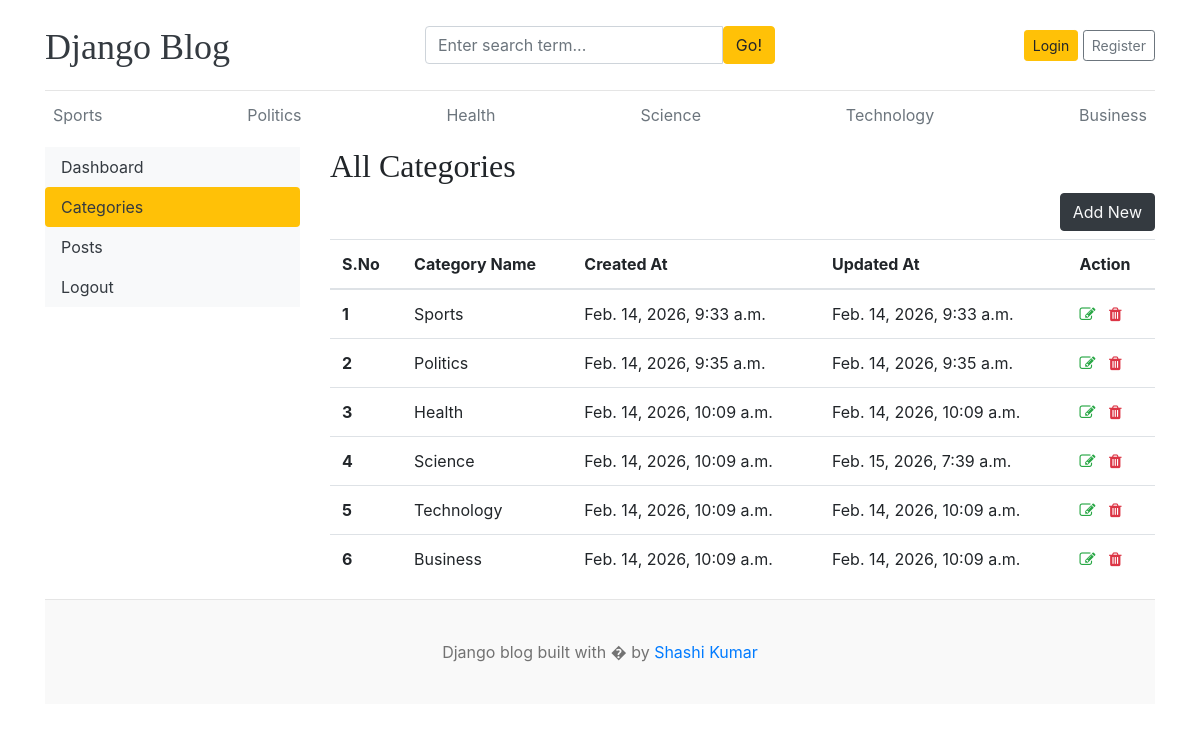
/dashboards/categories/, run on the app's committed database.
### blogs/models.py (models this page shows, shortened)
class Category(models.Model):
    category_name = models.CharField(max_length=50,unique=True)
    created_at = models.DateTimeField(auto_now_add=True)
    updated_at = models.DateTimeField(auto_now=True)
    class Meta:
        verbose_name_plural = 'Categories'

### dashboards/views.py (the view)
# urls.py: path('categories/',views.categories,name='categories'),
def categories(request):
    return render(request,'dashboard/categories.html')

### blogs/context_processors.py (called while the page is built)
def get_categories(request):
    categories = Category.objects.all()
    return dict(categories=categories)

def get_social_links(request):
    social_links = SocialLink.objects.all()
    return dict(social_links=social_links)

### templates/dashboard/categories.html (shortened to what this page needs)
{% extends 'base.html' %}
{% block content %}
<div class="row">
     {% include 'dashboard/sidebar.html' %}
     <div class="col-md-9">
        <h2>All Categories</h2>
        <a href="{% url 'add_category' %}" class="btn btn-dark text-light float-right mb-2">Add New</a>
        <table class="table table-hover">
            <thead>
              <tr>
                <th scope="col">S.No</th>
                <th scope="col">Category Name</th>
                <th scope="col">Created At</th>
                <th scope="col">Updated At</th>
                <th scope="col">Action</th>
              </tr>
            </thead>
            <tbody>
                {% for cat in categories %}
              <tr>
                <th scope="row">{{ forloop.counter }}</th>
                <td>{{ cat.category_name }}</td>
                <td>{{ cat.created_at }}</td>
                <td>{{ cat.updated_at }}</td>
                <td>
                    <a href="{% url 'edit_category' cat.id %}"><i class="fa fa-edit text-success"></i></a>
                    <a href="{% url 'delete_category' cat.id %}"><i class="fa fa-trash text-danger"></i></a>
                </td>
              </tr>
              {% endfor %}
            </tbody>
          </table>
    </div>
</div>
{% endblock %}

### templates/base.html (shortened to what this page needs)
{% load static %}
<!DOCTYPE html>
<html lang="en">
<head>
    <link href="https://getbootstrap.com/docs/4.0/dist/css/bootstrap.min.css" rel="stylesheet">
    <link href="{% static 'css/blog.css' %}" rel="stylesheet">
    <link rel="stylesheet" href="https://cdnjs.cloudflare.com/ajax/libs/font-awesome/4.7.0/css/font-awesome.min.css">
  </head>
<body>
    <div class="container">
      <header class="blog-header py-3">
        <div class="row flex-nowrap justify-content-between align-items-center">
          <div class="col-4 pt-1">
            <a class="blog-header-logo text-dark" href="/">Django Blog</a>
          </div>
          <div class="col-4">
            <form action="{% url 'search' %}" method="GET">
                <div class="input-group">
                    <input class="form-control" type="text" name="keyword" value="{{ keyword }}"placeholder="Enter search term..." aria-label="Enter search term..." aria-describedby="button-search" />
                    <button type="submit" class="btn btn-warning" id="button-search" type="button">Go!</button>
                </div>
            </form>
          </div>
          <div class="col-4 d-flex justify-content-end align-items-center">
            {% if not user.is_authenticated %}
            <a class="btn btn-sm btn-warning" href="{% url 'login' %}">Login</a> &nbsp;
            <a class="btn btn-sm btn-outline-secondary" href="{% url 'register' %}">Register</a>
            {% else %}
            <a href="{% url 'dashboard' %}">Dashboard</a>
            &emsp;
            <span><a href="{% url 'logout' %}">Logout</a></span>
            {% endif %}
          </div>
        </div>
      </header>
      <div class="nav-scroller py-1 mb-2">
        <nav class="nav d-flex justify-content-between">
          {% for cat in categories %}
          <a class="p-2 text-muted" href="{% url 'posts_by_category' cat.id %}">{{ cat.category_name }}</a>
          {% endfor %}
        </nav>
      </div>
 {% block content %}
 {% endblock %}
<footer class="blog-footer">
    <p>Django blog built with � by <a href="#">Shashi Kumar</a></p>
  </footer>
  </body>
  </html>

### blog_main/static/css/blog.css (style rules this page uses)
.blog-header { border-bottom: 1px solid #e5e5e5; }
.blog-header-logo { font-family: "Playfair Display", Georgia, "Times New Roman", serif; font-size: 2.25rem; }
h1, h2, h3, h4, h5, h6 { font-family: "Playfair Display", Georgia, "Times New Roman", serif; }
.blog-footer { padding: 2.5rem 0; color: #727272; text-align: center; background-color: #f9f9f9; border-top: .05rem solid #e5e5e5; }
.blog-footer p:last-child { margin-bottom: 0; }

### data on the page
Category: category_name "Sports", created_at "Feb. 14, 2026, 9:33 a.m.", updated_at "Feb. 14, 2026, 9:33 a.m."
Category: category_name "Politics", created_at "Feb. 14, 2026, 9:35 a.m.", updated_at "Feb. 14, 2026, 9:35 a.m."
Category: category_name "Health", created_at "Feb. 14, 2026, 10:09 a.m.", updated_at "Feb. 14, 2026, 10:09 a.m."
Category: category_name "Science", created_at "Feb. 14, 2026, 10:09 a.m.", updated_at "Feb. 15, 2026, 7:39 a.m."
Category: category_name "Technology", created_at "Feb. 14, 2026, 10:09 a.m.", updated_at "Feb. 14, 2026, 10:09 a.m."
Category: category_name "Business", created_at "Feb. 14, 2026, 10:09 a.m.", updated_at "Feb. 14, 2026, 10:09 a.m."
